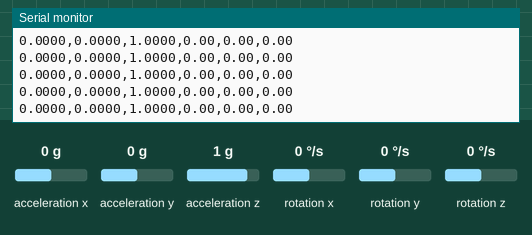
Recording of a sketch running on a simulated ESP32. On the bench: the last lines printed to the serial monitor. Wiring (inferred from the names in the program): MPU-6050 motion sensor at I2C address 0x68. The test bench sets the inputs (shaded band); at power-on: acceleration x 0 g, acceleration y 0 g, acceleration z 1 g, rotation x 0 °/s, rotation y 0 °/s, rotation z 0 °/s.

Above: at 1.3 s.
1.4 s: acceleration x set to -1.4 g
At 1.9 s:
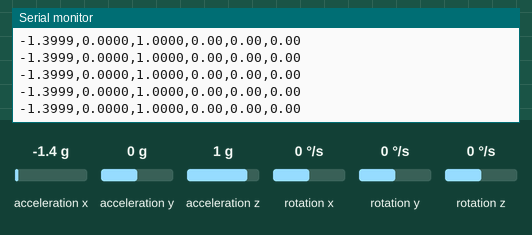
2.9 s: acceleration y set to -1.4 g
At 3.9 s:
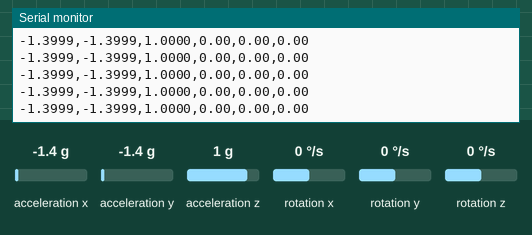
4.4 s: acceleration z set to -1.4 g
At 4.9 s:
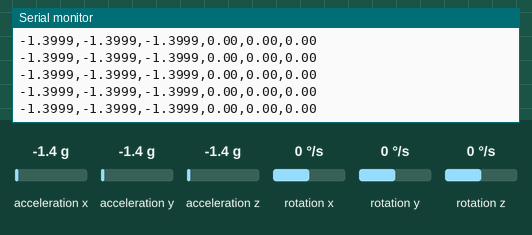
5.9 s: rotation x set to -192 °/s
At 6.7 s:
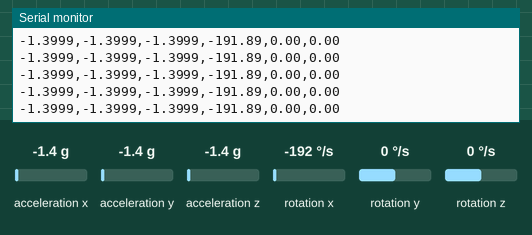
7.4 s: rotation y set to -192 °/s
At 8.3 s:
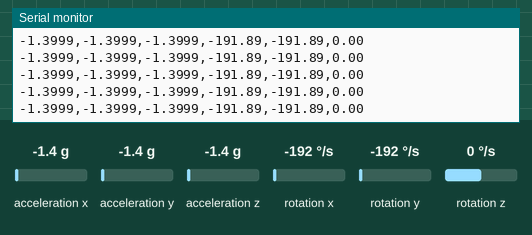

The sketch:

sketch_aug21a.ino
```cpp
#include <Wire.h>

// MPU-6050 Register
#define MPU_ADDR 0x68
#define PWR_MGMT_1 0x6B
#define SMPLRT_DIV 0x19
#define CONFIG_REG 0x1A
#define ACCEL_CONFIG 0x1C
#define GYRO_CONFIG 0x1B
#define ACCEL_XOUT_H 0x3B

// Conversion
const float ACC_SCALE = 16.0 / 32768.0;   // ±16g
const float GYR_SCALE = 2000.0 / 32768.0; // ±2000 dps

void writeRegister(uint8_t reg, uint8_t val) {
  Wire.beginTransmission(MPU_ADDR);
  Wire.write(reg);
  Wire.write(val);
  Wire.endTransmission();
}

void setup() {
  Serial.begin(115200);
  Wire.begin(6, 7);        // SDA=6, SCL=7 (ANPASSEN!)
  Wire.setClock(400000);   // 400 kHz I2C

  // Wake up
  writeRegister(PWR_MGMT_1, 0x00);
  delay(100);

  // Sample Rate = 1000 / (1 + 9) = 100 Hz
  writeRegister(SMPLRT_DIV, 9);

  // DLPF = 44 Hz Bandwidth (anti-aliasing)
  writeRegister(CONFIG_REG, 0x03);

  // Accel = ±16g
  writeRegister(ACCEL_CONFIG, 0x18);

  // Gyro = ±2000 dps
  writeRegister(GYRO_CONFIG, 0x18);

  Serial.println("acc_x,acc_y,acc_z,gyr_x,gyr_y,gyr_z");
}

void loop() {
  // 14 Bytes lesen: Acc(6) + Temp(2) + Gyr(6)
  Wire.beginTransmission(MPU_ADDR);
  Wire.write(ACCEL_XOUT_H);
  Wire.endTransmission(false);
  Wire.requestFrom(MPU_ADDR, 14);

  int16_t ax = (Wire.read() << 8) | Wire.read();
  int16_t ay = (Wire.read() << 8) | Wire.read();
  int16_t az = (Wire.read() << 8) | Wire.read();
  Wire.read(); Wire.read(); // Temp ueberspringen
  int16_t gx = (Wire.read() << 8) | Wire.read();
  int16_t gy = (Wire.read() << 8) | Wire.read();
  int16_t gz = (Wire.read() << 8) | Wire.read();

  // In physikalische Einheiten
  float acc_x = ax * ACC_SCALE;
  float acc_y = ay * ACC_SCALE;
  float acc_z = az * ACC_SCALE;
  float gyr_x = gx * GYR_SCALE;
  float gyr_y = gy * GYR_SCALE;
  float gyr_z = gz * GYR_SCALE;

  Serial.printf("%.4f,%.4f,%.4f,%.2f,%.2f,%.2f\n",
                acc_x, acc_y, acc_z,
                gyr_x, gyr_y, gyr_z);

  delay(10); // ~100 Hz
}
```

Measured:
- after the input at 1.4 s, the serial monitor: prints a new line at once (image 1)
- after the input at 2.9 s, the serial monitor: prints a new line at once (image 2)
- after the input at 4.4 s, the serial monitor: prints a new line at once (image 3)
- after the input at 5.9 s, the serial monitor: prints a new line at once (image 4)
- after the input at 7.4 s, the serial monitor: prints a new line at once (image 5)
